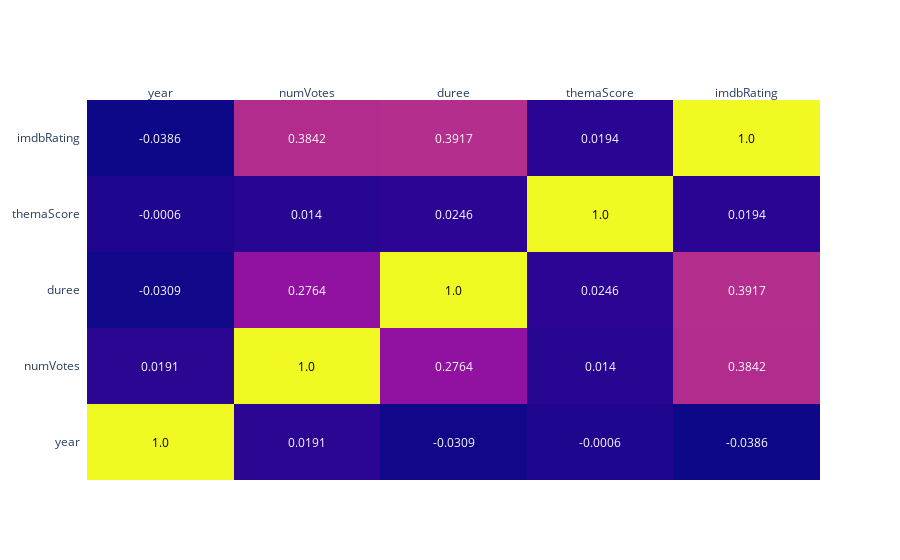

The notebook cell this image was saved under:
### Code cell
corr_matrix = round(dfyear.corr(), 4)

fig = ff.create_annotated_heatmap(corr_matrix.values,
                                  x = corr_matrix.columns.values.tolist(),
                                  y = corr_matrix.index.values.tolist(),
                                  )

fig.show()

### Figure 1 — Plotly figure (JSON) as saved in the notebook; plotly's stock layout.template omitted (floating-point values rounded to 4 significant figures)
{"data": [{"colorscale": [[0, "#0d0887"], [0.1111, "#46039f"], [0.2222, "#7201a8"], [0.3333, "#9c179e"], [0.4444, "#bd3786"], [0.5556, "#d8576b"], [0.6667, "#ed7953"], [0.7778, "#fb9f3a"], [0.8889, "#fdca26"], [1, "#f0f921"]], "reversescale": false, "showscale": false, "type": "heatmap", "x": ["year", "numVotes", "duree", "themaScore", "imdbRating"], "y": ["year", "numVotes", "duree", "themaScore", "imdbRating"], "z": [[1, 0.0191, -0.0309, -0.0006, -0.0386], [0.0191, 1, 0.2764, 0.014, 0.3842], [-0.0309, 0.2764, 1, 0.0246, 0.3917], [-0.0006, 0.014, 0.0246, 1, 0.0194], [-0.0386, 0.3842, 0.3917, 0.0194, 1]]}], "layout": {"annotations": [{"font": {"color": "#000000"}, "showarrow": false, "text": "1.0", "x": "year", "xref": "x", "y": "year", "yref": "y"}, {"font": {"color": "#FFFFFF"}, "showarrow": false, "text": "0.0191", "x": "numVotes", "xref": "x", "y": "year", "yref": "y"}, {"font": {"color": "#FFFFFF"}, "showarrow": false, "text": "-0.0309", "x": "duree", "xref": "x", "y": "year", "yref": "y"}, {"font": {"color": "#FFFFFF"}, "showarrow": false, "text": "-0.0006", "x": "themaScore", "xref": "x", "y": "year", "yref": "y"}, {"font": {"color": "#FFFFFF"}, "showarrow": false, "text": "-0.0386", "x": "imdbRating", "xref": "x", "y": "year", "yref": "y"}, {"font": {"color": "#FFFFFF"}, "showarrow": false, "text": "0.0191", "x": "year", "xref": "x", "y": "numVotes", "yref": "y"}, {"font": {"color": "#000000"}, "showarrow": false, "text": "1.0", "x": "numVotes", "xref": "x", "y": "numVotes", "yref": "y"}, {"font": {"color": "#FFFFFF"}, "showarrow": false, "text": "0.2764", "x": "duree", "xref": "x", "y": "numVotes", "yref": "y"}, {"font": {"color": "#FFFFFF"}, "showarrow": false, "text": "0.014", "x": "themaScore", "xref": "x", "y": "numVotes", "yref": "y"}, {"font": {"color": "#FFFFFF"}, "showarrow": false, "text": "0.3842", "x": "imdbRating", "xref": "x", "y": "numVotes", "yref": "y"}, {"font": {"color": "#FFFFFF"}, "showarrow": false, "text": "-0.0309", "x": "year", "xref": "x", "y": "duree", "yref": "y"}, {"font": {"color": "#FFFFFF"}, "showarrow": false, "text": "0.2764", "x": "numVotes", "xref": "x", "y": "duree", "yref": "y"}, {"font": {"color": "#000000"}, "showarrow": false, "text": "1.0", "x": "duree", "xref": "x", "y": "duree", "yref": "y"}, {"font": {"color": "#FFFFFF"}, "showarrow": false, "text": "0.0246", "x": "themaScore", "xref": "x", "y": "duree", "yref": "y"}, {"font": {"color": "#FFFFFF"}, "showarrow": false, "text": "0.3917", "x": "imdbRating", "xref": "x", "y": "duree", "yref": "y"}, {"font": {"color": "#FFFFFF"}, "showarrow": false, "text": "-0.0006", "x": "year", "xref": "x", "y": "themaScore", "yref": "y"}, {"font": {"color": "#FFFFFF"}, "showarrow": false, "text": "0.014", "x": "numVotes", "xref": "x", "y": "themaScore", "yref": "y"}, {"font": {"color": "#FFFFFF"}, "showarrow": false, "text": "0.0246", "x": "duree", "xref": "x", "y": "themaScore", "yref": "y"}, {"font": {"color": "#000000"}, "showarrow": false, "text": "1.0", "x": "themaScore", "xref": "x", "y": "themaScore", "yref": "y"}, {"font": {"color": "#FFFFFF"}, "showarrow": false, "text": "0.0194", "x": "imdbRating", "xref": "x", "y": "themaScore", "yref": "y"}, {"font": {"color": "#FFFFFF"}, "showarrow": false, "text": "-0.0386", "x": "year", "xref": "x", "y": "imdbRating", "yref": "y"}, {"font": {"color": "#FFFFFF"}, "showarrow": false, "text": "0.3842", "x": "numVotes", "xref": "x", "y": "imdbRating", "yref": "y"}, {"font": {"color": "#FFFFFF"}, "showarrow": false, "text": "0.3917", "x": "duree", "xref": "x", "y": "imdbRating", "yref": "y"}, {"font": {"color": "#FFFFFF"}, "showarrow": false, "text": "0.0194", "x": "themaScore", "xref": "x", "y": "imdbRating", "yref": "y"}, {"font": {"color": "#000000"}, "showarrow": false, "text": "1.0", "x": "imdbRating", "xref": "x", "y": "imdbRating", "yref": "y"}], "xaxis": {"dtick": 1, "gridcolor": "rgb(0, 0, 0)", "side": "top", "ticks": ""}, "yaxis": {"dtick": 1, "ticks": "", "ticksuffix": "  "}}}
